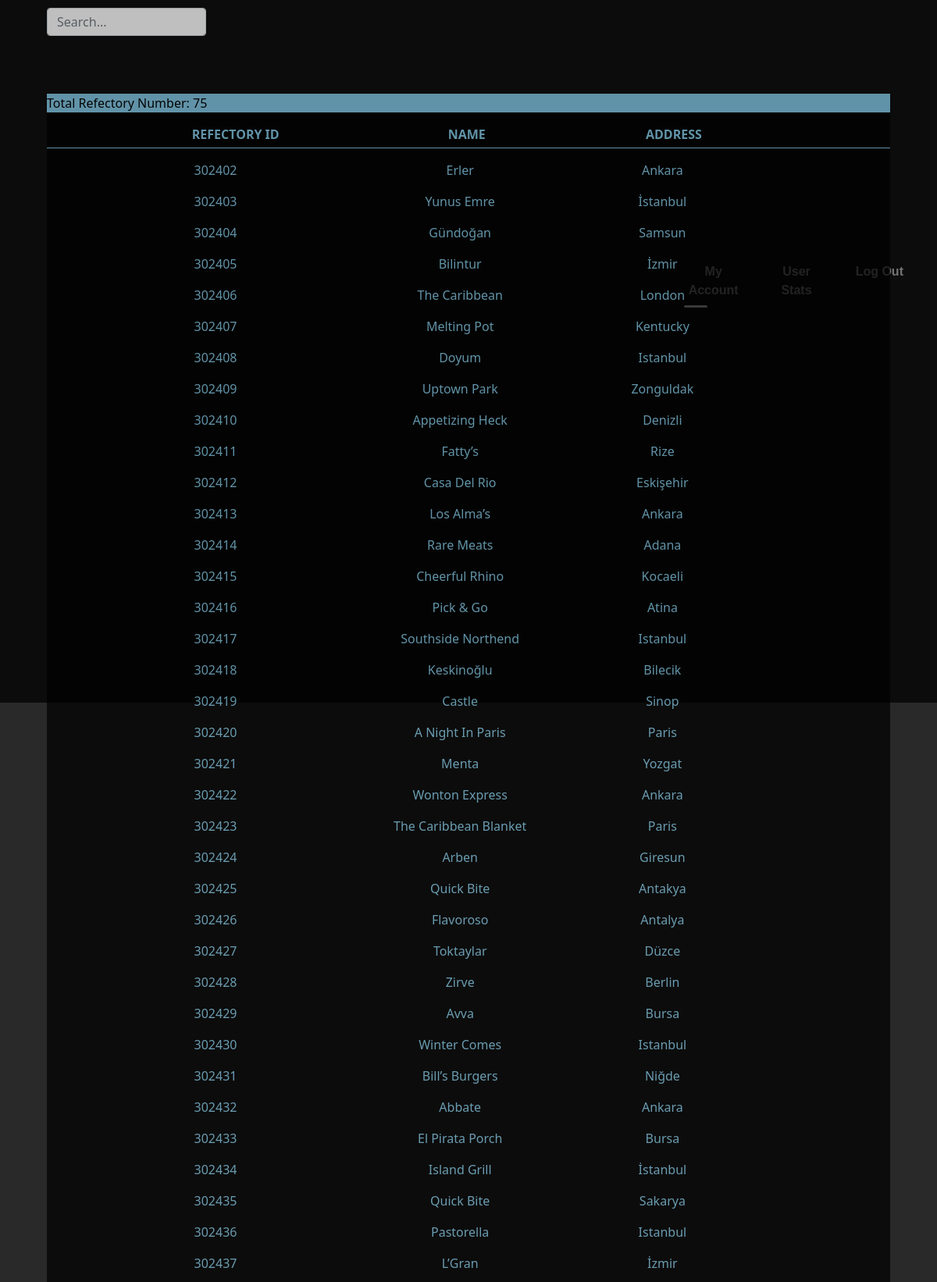
The app's page /Admin/screens/AllRefectoryScreen.php (upper part) with its own data.
### tables this page shows
CREATE TABLE `refectory` (
  `REF_ID` int(7) NOT NULL,
  `NAME` varchar(50) NOT NULL,
  `ADDRESS` varchar(50) NOT NULL
);

### Admin/screens/AllRefectoryScreen.php (the view, shortened to what this page needs)
<!DOCTYPE html>
<html>
<head>
	<link rel="stylesheet" href="/css/bootstrap.css" />
</head>
<body>
	<div class="section">
		<div class="round">
			<form action="./refsearchScreen.php" method="POST">
				<div class="d-flex flex-row  ">
					<input placeholder="Search..." style="width:17%;height: 15%;margin-top: 0.8%;margin-left: 5%;" type="text" class=" form-control" name="refsrc">
				</div></form>
				<nav>
					<a href="./MyAccountAdminScreen.php">My Account</a>
					<a href="./StatsScreen.php">User Stats</a>
					<a href="../AdminLogOut.php">Log Out</a>
				</nav>
			</div>
			<div class="round1">
			</div>
			<?php include '../DBconnect.php';
			$result = mysqli_query($conn,"select count(1) FROM REFECTORY");
			$row = mysqli_fetch_array($result);
			$total = $row[0];
			?>
			<div class="round5" style="height:<?php echo $total*7 + 18;?>%;">
				<form  action="./ChefRegistrationScreen.php" method="POST">
					<p style="color:black;background-color: skyblue;">Total Refectory Number: <?php echo $total;?></p>
					</form>
					<form  action="./refsearchscreen.php" method="POST">
						<div class="d-flex flex-row "><p style="color: skyblue; margin-left: 17.2%;" ><b>REFECTORY ID</b></p>
							<p style="color: skyblue; margin-left:20%" ><b>NAME</b></p>
							<p style="color: skyblue; margin-left:19%" ><b>ADDRESS</b></p>
						</div>
						<hr style="margin-top: -1% ;" class="line11" >
						<?php include '../DBconnect.php';
						$result9 = mysqli_query($conn,"select REF_ID ,NAME ,ADDRESS FROM REFECTORY");
						while ($rowmeal = mysqli_fetch_array($result9)){
							?>
							<div class="d-flex flex-row">
								<div style="margin-right:9%" class="infos"><p  class="text-center "><?php echo $rowmeal['REF_ID'];?></p></div>
								<div class="infos1"><p class="text-center "><?php echo $rowmeal['NAME'];?></p></div>
								<div style="margin-left:4%" class="infos2"><p class="text-center "><?php echo $rowmeal['ADDRESS']; ?> </p></div>
									</div>
									<?php
								}
								?>
							</form>
						</div>
					</div>
					<div class="video-container">
					</div>
			</body>
			</html>

### Admin/screens/AllRefectoryScreen.php (style rules this page uses)
.round { width: 100%; height: 10%; background-color: black; opacity: 0.7; z-index: 1; }
.section { position: relative; width: 100%; height: 100vh; display: flex; overflow-y: scroll; }
.video-container { position: absolute; top: 0; left: 0; }
html, body { height: 100%; }
body { margin: 0; background-color: #292929; overflow: hidden; }
nav { position: absolute; top: 4%; right: 0; left: 70%; width: 319px; display: table; margin: 0 auto; transform: translateY(-50%); }
nav a { position: relative; width: 33.333%; display: table-cell; text-align: center; color: #949494; text-decoration: none; font-family: Verdana, Geneva, Tahoma, sans-serif; font-weight: bold; padding: 10px 20px; transition: 0.2s ease color; }
nav a:before, nav a:after { content: ""; position: absolute; border-radius: 50%; transform: scale(0); transition: 0.2s ease transform; }
nav a:before { top: 0; left: 10px; width: 6px; height: 6px; }
nav a:after { top: 5px; left: 18px; width: 4px; height: 4px }
nav a:nth-child(1):before { background-color: yellow; }
nav a:nth-child(1):after { background-color: red; }
nav a:nth-child(2):before { background-color: #00e2ff; }
nav a:nth-child(2):after { background-color: #89ff00; }
nav a:nth-child(3):before { background-color: purple; }
nav a:nth-child(3):after { background-color: palevioletred; }
.round1 { margin-left: -62%; margin-top: 5%; width: 20%; height: 35%; z-index: 1; border-radius: 50%; opacity: 0.7; }
.round5 { margin-left: -53%; margin-top: 10%; width: 90%; z-index: 1; background-color: black; opacity: 0.7; }
.line11 { opacity: 1; color: skyblue; }
.infos { width: 20%; color: skyblue; margin-left: 10%; }
.infos1 { width: 20%; color: skyblue; }
.infos2 { width: 20%; color: skyblue; }

### records on screen
refectory: REF_ID "302402", NAME "Erler", ADDRESS "Ankara"
refectory: REF_ID "302403", NAME "Yunus Emre", ADDRESS "İstanbul"
refectory: REF_ID "302404", NAME "Gündoğan", ADDRESS "Samsun"
refectory: REF_ID "302405", NAME "Bilintur", ADDRESS "İzmir"
refectory: REF_ID "302406", NAME "The Caribbean", ADDRESS "London"
refectory: REF_ID "302407", NAME "Melting Pot", ADDRESS "Kentucky"
refectory: REF_ID "302408", NAME "Doyum", ADDRESS "Istanbul"
refectory: REF_ID "302409", NAME "Uptown Park", ADDRESS "Zonguldak"
refectory: REF_ID "302410", NAME "Appetizing Heck", ADDRESS "Denizli"
refectory: REF_ID "302411", NAME "Fatty’s", ADDRESS "Rize"
refectory: REF_ID "302412", NAME "Casa Del Rio", ADDRESS "Eskişehir"
refectory: REF_ID "302413", NAME "Los Alma’s", ADDRESS "Ankara"
refectory: REF_ID "302414", NAME "Rare Meats", ADDRESS "Adana"
refectory: REF_ID "302415", NAME "Cheerful Rhino", ADDRESS "Kocaeli"
refectory: REF_ID "302416", NAME "Pick & Go", ADDRESS "Atina"
refectory: REF_ID "302417", NAME "Southside Northend", ADDRESS "Istanbul"
refectory: REF_ID "302418", NAME "Keskinoğlu", ADDRESS "Bilecik"
refectory: REF_ID "302419", NAME "Castle", ADDRESS "Sinop"
refectory: REF_ID "302420", NAME "A Night In Paris", ADDRESS "Paris"
refectory: REF_ID "302421", NAME "Menta", ADDRESS "Yozgat"
refectory: REF_ID "302422", NAME "Wonton Express", ADDRESS "Ankara"
refectory: REF_ID "302423", NAME "The Caribbean Blanket", ADDRESS "Paris"
refectory: REF_ID "302424", NAME "Arben", ADDRESS "Giresun"
refectory: REF_ID "302425", NAME "Quick Bite", ADDRESS "Antakya"
refectory: REF_ID "302426", NAME "Flavoroso", ADDRESS "Antalya"
refectory: REF_ID "302427", NAME "Toktaylar", ADDRESS "Düzce"
refectory: REF_ID "302428", NAME "Zirve", ADDRESS "Berlin"
refectory: REF_ID "302429", NAME "Avva", ADDRESS "Bursa"
refectory: REF_ID "302430", NAME "Winter Comes", ADDRESS "Istanbul"
refectory: REF_ID "302431", NAME "Bill’s Burgers", ADDRESS "Niğde"
refectory: REF_ID "302432", NAME "Abbate", ADDRESS "Ankara"
refectory: REF_ID "302433", NAME "El Pirata Porch", ADDRESS "Bursa"
refectory: REF_ID "302434", NAME "Island Grill", ADDRESS "İstanbul"
refectory: REF_ID "302435", NAME "Quick Bite", ADDRESS "Sakarya"
refectory: REF_ID "302436", NAME "Pastorella", ADDRESS "Istanbul"
refectory: REF_ID "302437", NAME "L’Gran", ADDRESS "İzmir"

### other values on screen
$total "75"
